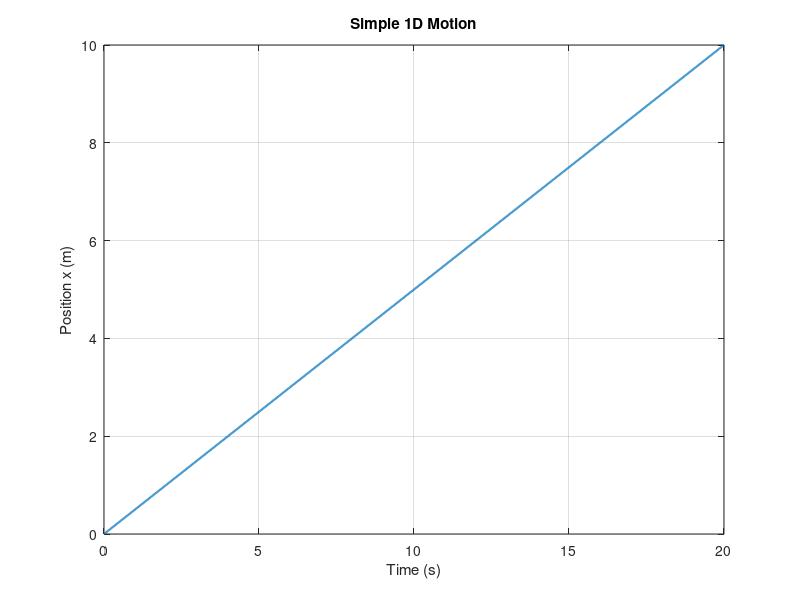
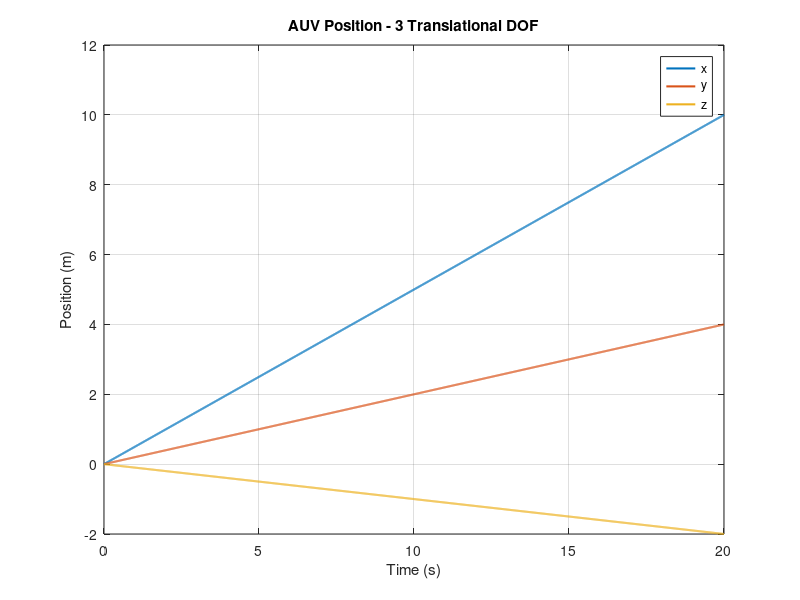
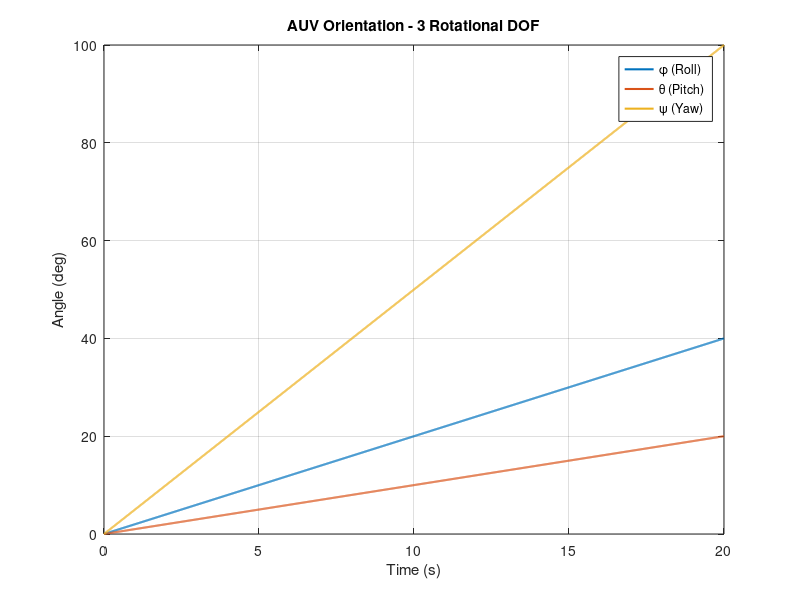

Source code (MATLAB) for these figures, in order:
%% EP01 - From 1D Motion to 6-DOF AUV Modeling
clear;
clc;
close all;

%% 1. Simulation Time
dt = 0.01;
T = 20;
t = 0:dt:T;

%% 2. Simple 1D Motion
x0 = 0;
u = 0.5;

x_1D = x0 + u*t;

%% 3. 6-DOF State Definition
% Position:    x, y, z
% Orientation: phi, theta, psi

eta = zeros(6, length(t));

%% 4. Initial State
eta(:,1) = [0; 0; 0; 0; 0; 0];

%% 5. Constant Motion Inputs
vx = 0.5;
vy = 0.2;
vz = -0.1;

roll_rate  = deg2rad(2);
pitch_rate = deg2rad(1);
yaw_rate   = deg2rad(5);

%% 6. 6-DOF Motion Simulation
for k = 2:length(t)

    eta(1,k) = eta(1,k-1) + vx*dt;
    eta(2,k) = eta(2,k-1) + vy*dt;
    eta(3,k) = eta(3,k-1) + vz*dt;

    eta(4,k) = eta(4,k-1) + roll_rate*dt;
    eta(5,k) = eta(5,k-1) + pitch_rate*dt;
    eta(6,k) = eta(6,k-1) + yaw_rate*dt;

end

%% 7. Convert Orientation to Degrees
phi   = rad2deg(eta(4,:));
theta = rad2deg(eta(5,:));
psi   = rad2deg(eta(6,:));

%% 8. Plot 1D Motion
figure;

plot(t, x_1D, 'LineWidth', 1.5);

grid on;
xlabel('Time (s)');
ylabel('Position x (m)');
title('Simple 1D Motion');

%% 9. Plot 6-DOF Position
figure;

plot(t, eta(1,:), 'LineWidth', 1.5);
hold on;
plot(t, eta(2,:), 'LineWidth', 1.5);
plot(t, eta(3,:), 'LineWidth', 1.5);
hold off;

grid on;
xlabel('Time (s)');
ylabel('Position (m)');
title('AUV Position - 3 Translational DOF');
legend('x', 'y', 'z');

%% 10. Plot 6-DOF Orientation
figure;

plot(t, phi, 'LineWidth', 1.5);
hold on;
plot(t, theta, 'LineWidth', 1.5);
plot(t, psi, 'LineWidth', 1.5);
hold off;

grid on;
xlabel('Time (s)');
ylabel('Angle (deg)');
title('AUV Orientation - 3 Rotational DOF');
legend('\phi (Roll)', '\theta (Pitch)', '\psi (Yaw)');

%% 11. Display Final State
disp('Final 6-DOF State:');

disp('Position [x y z] (m):');
disp(eta(1:3,end)');

disp('Orientation [roll pitch yaw] (deg):');
disp([phi(end), theta(end), psi(end)]);
